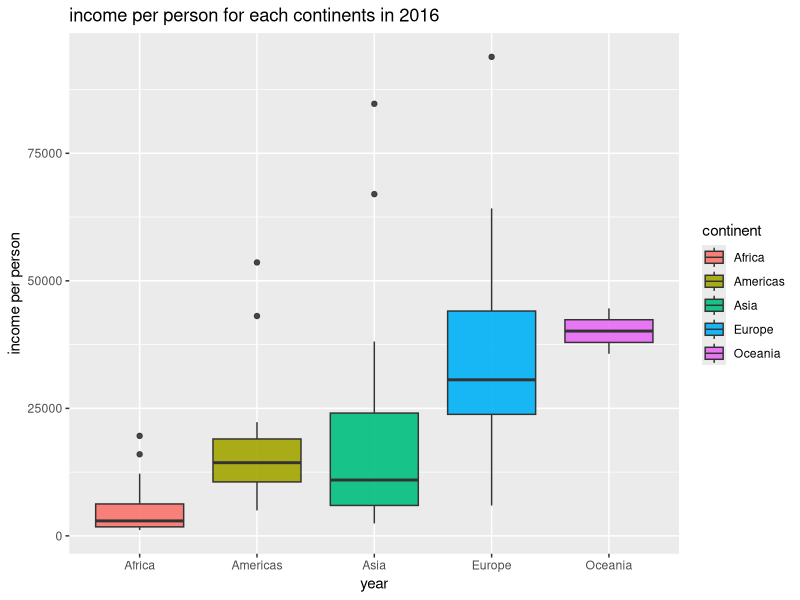

This figure's R source:
library(tidyverse)
income <- read.csv("combined_final_last_10_years.csv")

most_recent <- filter(income, year == 2016)

chart3 = ggplot(data = most_recent, aes(x = continent,
                                 y = income_per_person,fill = continent)) +
  geom_boxplot(alpha = 0.9) +
  labs(x = "year", 
       y = "income per person",
       title ="income per person for each continents in 2016") +
  scale_color_brewer(palette = "Set1") 

